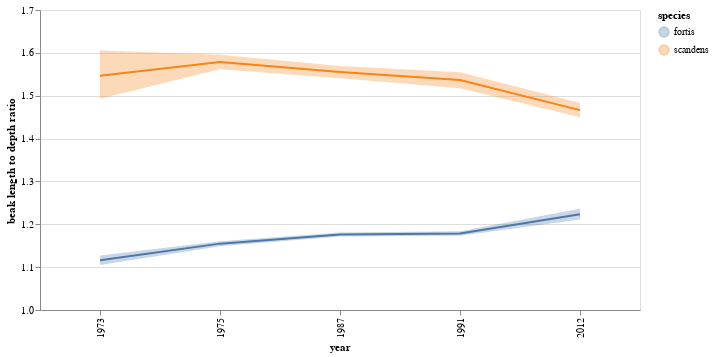

Notebook source saved alongside this figure:
### Markdown cell above
Now we can plot the mean confidence interval of two species over time.

### Code cell
axis_scale = alt.Scale(domain=[1, 1.7])

mean = alt.Chart(df_ratio_mean_conf_int,
                width=600).mark_line().encode(
    x='year:O',
    y='mean:Q',
    color='species:N'
)

confidence_interval = alt.Chart(df_ratio_mean_conf_int,
                               width=600).mark_area(opacity=0.3).encode(
    x='year:O',
    y=alt.Y('low:Q', axis=alt.Axis(title='beak length to depth ratio'),scale=axis_scale),
    y2='high:Q',
    color='species:N'
)

confidence_interval + mean

### Figure 1 — Vega-Lite specification as saved in the notebook (floating-point values rounded to 4 significant figures)
{"$schema": "https://vega.github.io/schema/vega-lite/v2.6.0.json", "config": {"view": {"height": 300, "width": 400}}, "datasets": {"data-b52fbd744bb49035534bc911ab432189": [{"high": 1.606, "low": 1.493, "mean": 1.546, "species": "scandens", "year": 1973}, {"high": 1.596, "low": 1.562, "mean": 1.579, "species": "scandens", "year": 1975}, {"high": 1.57, "low": 1.541, "mean": 1.555, "species": "scandens", "year": 1987}, {"high": 1.555, "low": 1.518, "mean": 1.537, "species": "scandens", "year": 1991}, {"high": 1.483, "low": 1.45, "mean": 1.466, "species": "scandens", "year": 2012}, {"high": 1.127, "low": 1.105, "mean": 1.116, "species": "fortis", "year": 1973}, {"high": 1.161, "low": 1.149, "mean": 1.155, "species": "fortis", "year": 1975}, {"high": 1.181, "low": 1.171, "mean": 1.176, "species": "fortis", "year": 1987}, {"high": 1.184, "low": 1.173, "mean": 1.178, "species": "fortis", "year": 1991}, {"high": 1.236, "low": 1.211, "mean": 1.224, "species": "fortis", "year": 2012}]}, "layer": [{"data": {"name": "data-b52fbd744bb49035534bc911ab432189"}, "encoding": {"color": {"field": "species", "type": "nominal"}, "x": {"field": "year", "type": "ordinal"}, "y": {"axis": {"title": "beak length to depth ratio"}, "field": "low", "scale": {"domain": [1, 1.7]}, "type": "quantitative"}, "y2": {"field": "high", "type": "quantitative"}}, "mark": {"opacity": 0.3, "type": "area"}, "width": 600}, {"data": {"name": "data-b52fbd744bb49035534bc911ab432189"}, "encoding": {"color": {"field": "species", "type": "nominal"}, "x": {"field": "year", "type": "ordinal"}, "y": {"field": "mean", "type": "quantitative"}}, "mark": "line", "width": 600}]}
